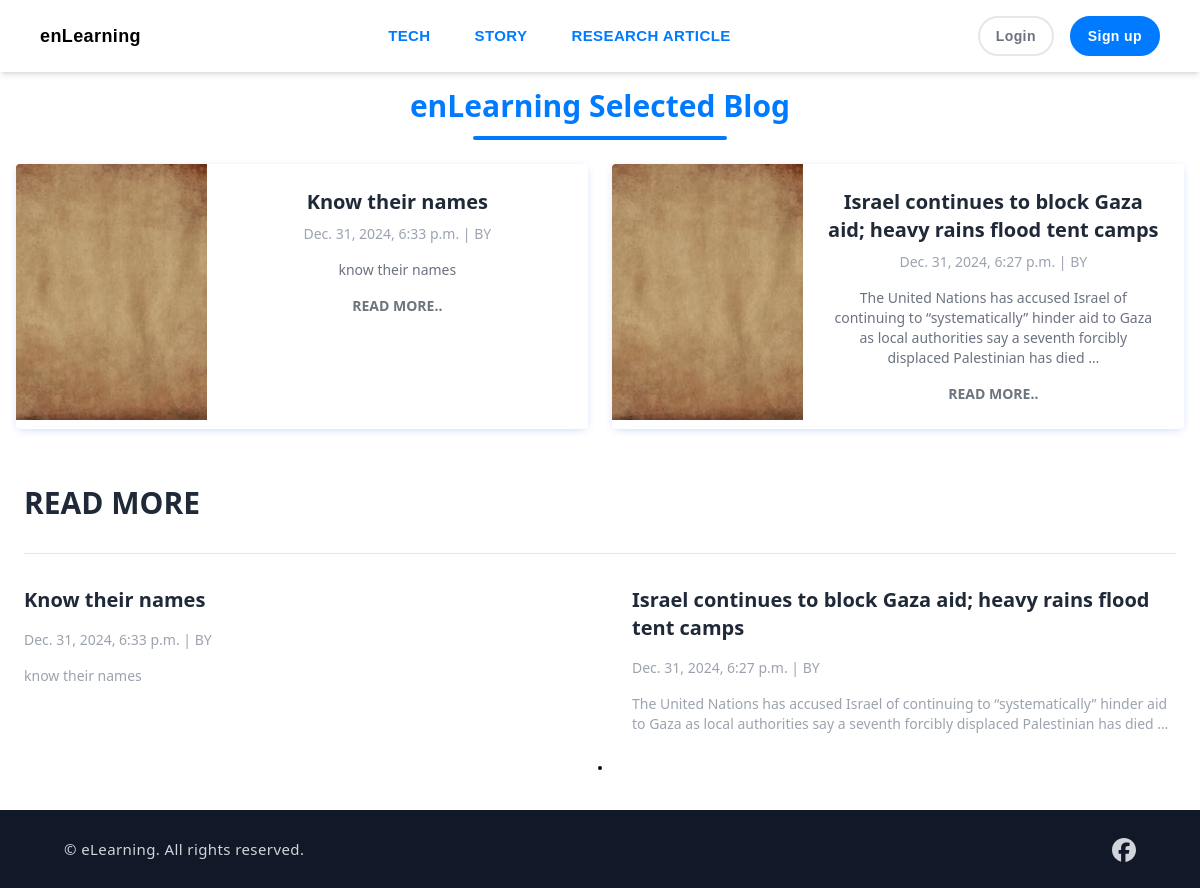
Page /blog/STORY/ on the committed database.
### blog/models.py (models this page shows, shortened)
class Category(models.Model):
    category_name = models.CharField(max_length=25, unique=True)
    created_at = models.DateTimeField(auto_now_add=True)
    updated_at = models.DateTimeField(auto_now=True)
    class Meta:
        verbose_name_plural = 'Categories'
    def __str__(self):
        return self.category_name

class Blog(models.Model):
    uuid = models.UUIDField(default=uuid.uuid4, editable=False, unique=True)
    author = models.ForeignKey('auth.User', on_delete=models.CASCADE)
    title = models.CharField(max_length=200)
    slug = models.SlugField(max_length=255, unique=True, allow_unicode=True)
    category = models.ForeignKey(Category, on_delete=models.CASCADE)
    short_description = models.CharField(max_length=255, blank=True, null=True)
    post = CKEditor5Field('Text', config_name='extends', blank=True, null=True)
    featured_image = models.ImageField(upload_to='featured_images/')
    created_at = models.DateTimeField(auto_now_add=True)
    updated_at = models.DateTimeField(auto_now=True)
    published_at = models.DateTimeField(auto_now=True)
    is_featured = models.BooleanField(default=False)
    grammar_check = models.BooleanField(default=False)
    is_approved = models.BooleanField(default=False)

class SocialMediaLink(models.Model):
    PLATFORM_CHOICES = [
        ('facebook', 'Facebook'),
        ('twitter', 'Twitter'),
        ('instagram', 'Instagram'),
        ('youtube', 'YouTube'),
        ('whatsapp', 'WhatsApp'),
        ('telegram', 'Telegram'),
        ('discord', 'Discord'),
        ('reddit', 'Reddit'),
    ]
    platform = models.CharField(max_length=25, choices=PLATFORM_CHOICES)
    url = models.URLField(max_length=250)
    svg_path = models.CharField(max_length=1000)

### blog/views.py (the view)
# urls.py: path('<str:category>/', views.post_by_category, name='post_by_category'),
def post_by_category(request, category):
    featured_post_list = Blog.objects.filter(
        category__category_name=category,  # Use __name to filter by Category's name field
        is_featured=True
    ).order_by('-published_at')[:4]
    post_list = Blog.objects.filter(
        category__category_name=category,  # Use __name to filter by Category's name field
        is_approved=True
    ).order_by('-published_at')
    paginator = Paginator(post_list, 2)  # Show 8 posts per page (you can adjust this as needed)
    page_number = request.GET.get('page')
    page_obj = paginator.get_page(page_number)
    context = {
        'featured_post_list': featured_post_list,
        'post_list': page_obj,
    }
    return render(request, 'blog/post_by_category.html', context)

### blog/context_processors.py (called while the page is built)
def get_categories(request):
    categories = Category.objects.all()
    return dict(categories=categories)

def get_social_media_links(request):
    social_media_links = SocialMediaLink.objects.all()
    return dict(social_media_links=social_media_links)

### templates/blog/post_by_category.html (shortened to what this page needs)
{% extends 'layout.html' %}
{% load static %}
{% block content %}
  {% if not request.GET.page or request.GET.page == '1' %}
    <div class="bg-white font-sans p-4">
      <div class="max-w-7xl max-lg:max-w-3xl text-center max-md:max-w-sm mx-auto">
          <div>
            <h2 class="md:text-3xl text-xl font-bold md:font-extrabold text-primary inline-block relative after:absolute after:w-4/6 after:h-1 after:left-0 after:right-0 after:-bottom-4 after:mx-auto after:bg-primary after:rounded-full">
                enLearning Selected Blog
            </h2>
          </div>
          <div class="grid grid-cols-1 md:grid-cols-2 gap-6 mt-10">
            {% for post in featured_post_list %}
              <div class="flex max-lg:flex-col bg-white cursor-pointer rounded overflow-hidden shadow-[0_2px_10px_-3px_rgba(6,81,237,0.3)] hover:scale-[1.03] transition-all duration-300
                  {% if forloop.counter == 1 %}
                    md:block lg:flex
                  {% elif forloop.counter == 2 %}
                    hidden md:block lg:flex
                  {% else %}
                    hidden lg:flex
                  {% endif %}">
                <div class="h-64 lg:w-1/3">
                  <img src="{{ post.featured_image.url }}" alt="{{ post.short_description }}" class="w-full h-full object-cover" />
                </div>
                <div class="p-6 lg:w-2/3">
                  <h3 class="text-xl font-bold text-gray-800">{{ post.title }}</h3>
                  <span class="text-sm block text-gray-400 mt-2">{{ post.published_at }} | BY {{ post.author.first_name }} {{ post.author.last_name }}</span>
                  <p class="text-sm text-gray-500 mt-4"> {{ post.short_description | truncatewords:25 }} </p>
                  <a href="{% url 'post_detail' post.category post.uuid %}" class="mt-4 inline-block text-secondary font-semibold text-sm hover:underline">READ MORE..</a>
                </div>
              </div>
            {% endfor %}
          </div>
      </div>
    </div>
  {% endif %}
    <div class="bg-white sm:px-6 px-4 py-10 font-sans">
      <div class="max-w-7xl max-lg:max-w-3xl max-md:max-w-sm mx-auto">
        <div>
          <h2 class="text-3xl font-extrabold text-gray-800 inline-block">READ MORE</h2>
        </div>
        <hr class="my-8" />
        <div class="grid md:grid-cols-2 md:grid-col gap-16">
          {% for post in post_list %}
            <div class="cursor-pointer rounded overflow-hidden group">
              <div>
                <a href="{%  url 'post_detail' post.category post.uuid  %}">
                <h3 class="text-xl font-bold text-gray-800 mb-4 group-hover:text-blue-500 transition-all">{{ post.title }}</h3>
                </a>
                <span class="text-sm block text-gray-400">{{ post.published_at }} | BY {{ post.author.first_name }} {{ post.author.last_name }}</span>
                <div class="mt-4">
                  <p class="text-gray-400 text-sm">{{ post.short_description | truncatewords:25 }}</p>
                </div>
              </div>
            </div>
          {% endfor %}
        </div>
      </div>
        <div class="mt-8">
            <ul class="font-[sans-serif] flex mx-auto border-2 divide-x-2 border-black rounded w-max mt-4">
            </ul>
        </div>
    </div>
{% endblock %}

### templates/includes/header.html (shortened to what this page needs)
{% load static %}
<header class='flex shadow-md py-4 px-4 sm:px-10 bg-white font-[sans-serif] min-h-[70px] tracking-wide relative z-50'>
  <div class='flex flex-wrap items-center justify-between gap-5 w-full'>
    <a href="{% url 'index' %}" class="max-sm:hidden">
      <h1 class="text-lg text font-extrabold">enLearning</h1>
    </a>
    <div id="collapseMenu"
      class='max-lg:hidden lg:!block max-lg:before:fixed max-lg:before:bg-black max-lg:before:opacity-50 max-lg:before:inset-0 max-lg:before:z-50'>
      <ul
        class='lg:flex gap-x-5 max-lg:space-y-3 max-lg:fixed max-lg:bg-white max-lg:w-1/2 max-lg:min-w-[300px] max-lg:top-0 max-lg:left-0 max-lg:p-6 max-lg:h-full max-lg:shadow-md max-lg:overflow-auto z-50'>
        {% for category in categories %}
        <li class='max-lg:border-b border-gray-300 max-lg:py-3 px-3'>
          <a href='{% url 'post_by_category' category.category_name %}'
            class='hover:text-[#007bff] text-[#007bff] block font-semibold text-[15px]'>{{ category.category_name }}</a>
        </li>
        {% endfor %}
      </ul>
    </div>
    <div class='flex max-lg:ml-auto space-x-4'>
      {% if user.is_authenticated %}
        <form method="post" action="{% url 'logout' %}">
          {% csrf_token %}
          <button
            class='px-4 py-2 text-sm rounded-full font-bold text-white border-2 border-[#007bff] bg-[#007bff] transition-all ease-in-out duration-300 hover:bg-transparent hover:text-[#007bff]'>
            Log out
          </button>
        </form>
        <a href="/admin/">
          <button
            class='px-4 py-2 text-sm rounded-full font-bold text-white border-2 border-[#28a745] bg-[#28a745] transition-all ease-in-out duration-300 hover:bg-transparent hover:text-[#28a745]'>
            Panel
          </button>
        </a>
      {% else %}
        <a href="{% url 'login' %}">
          <button
            class='px-4 py-2 text-sm rounded-full font-bold text-gray-500 border-2 bg-transparent hover:bg-gray-50 transition-all ease-in-out duration-300'>
            Login
          </button>
        </a>
        <a href="{% url 'register' %}">
          <button
            class='px-4 py-2 text-sm rounded-full font-bold text-white border-2 border-[#007bff] bg-[#007bff] transition-all ease-in-out duration-300 hover:bg-transparent hover:text-[#007bff]'>
            Sign up
          </button>
        </a>
      {% endif %}
    </div>
  </div>
</header>

### templates/includes/footer.html (shortened to what this page needs)
{% load static %}
<footer class="bg-gray-900 text-gray-300 py-6 px-16 font-sans tracking-wide">
      <div class="flex justify-between items-center max-lg:flex-col text-center flex-wrap gap-4">
        <p class="text-[15px] leading-loose">© eLearning. All rights reserved.</p>
            <ul class="flex gap-4">
              {% for link in social_media_links %}
                <li><a href="{{ link.url }}" target="_blank">
                  <svg xmlns="http://www.w3.org/2000/svg" fill="none" class="fill-gray-300 inline hover:fill-white w-6 h-6"
                    viewBox="0 0 24 24">
                      {{ link.svg_path|safe }}
                  </svg></a>
                </li>
              {% endfor %}
            </ul>
      </div>
</footer>
</body>
</html>

### rows in the picture
Category: category_name "TECH"
Category: category_name "STORY"
Category: category_name "RESEARCH ARTICLE"
Blog: featured_image (picture), title "Know their names", published_at "Dec. 31, 2024, 6:33 p.m.", short_description "know their names"
Blog: featured_image (picture), title "Israel continues to block Gaza aid; heavy rains flood tent camps", published_at "Dec. 31, 2024, 6:27 p.m.", short_description "The United Nations has accused Israel of continuing to “systematically” hinder aid to Gaza as local authorities say a seventh forcibly displaced Palestinian has died …"
